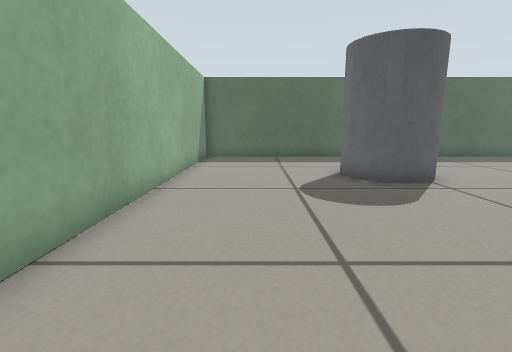
view 1 (above)

14 first-person views from a walk through a robot-simulator world made for Gazebo. The camera is 0.39 m above the floor, tilts 10° down and sees 85° across. The floor is counted in squares, 0.25 m on a side. Each view is taken from the middle of a square. On the plan, view 1 faces up. The plan holds only what a view shows up to about 14 squares ahead; the rest is blank.

view 2
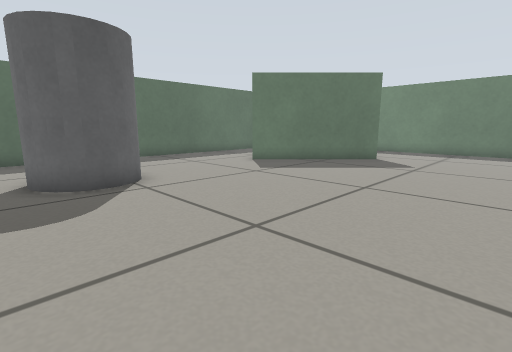

view 3
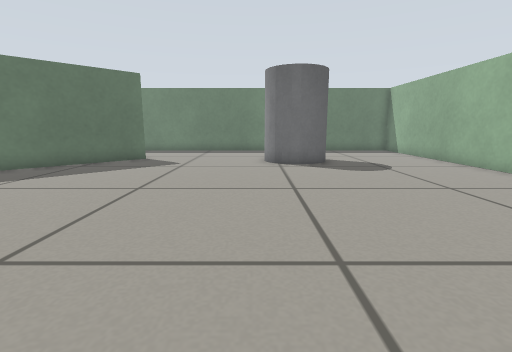

view 4
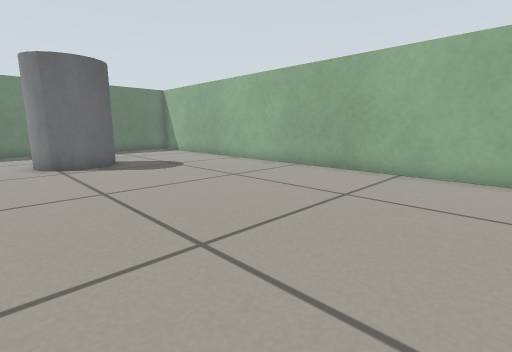

view 5
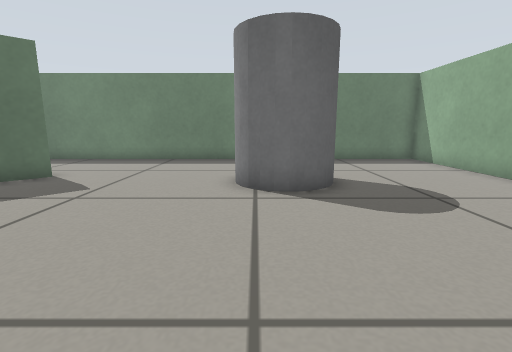

view 6
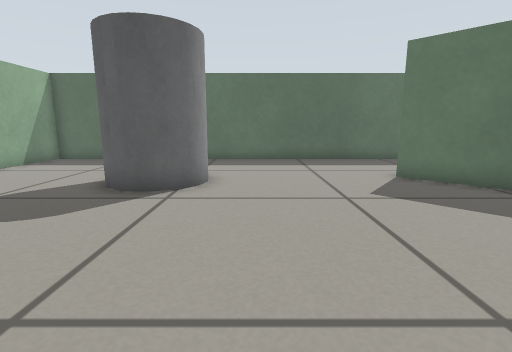

view 7
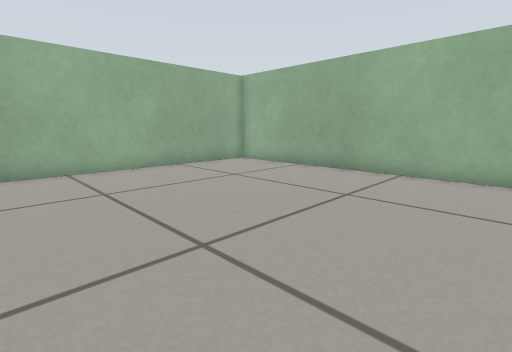

view 8
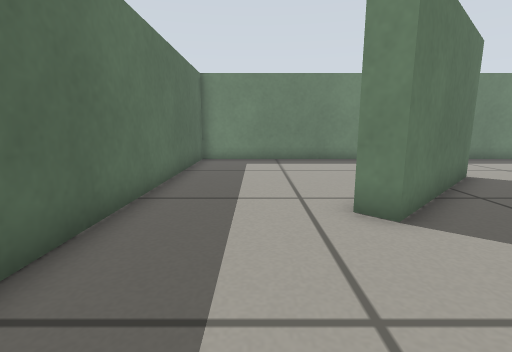

view 9
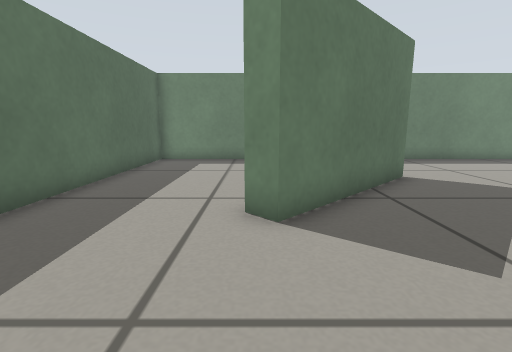

view 10
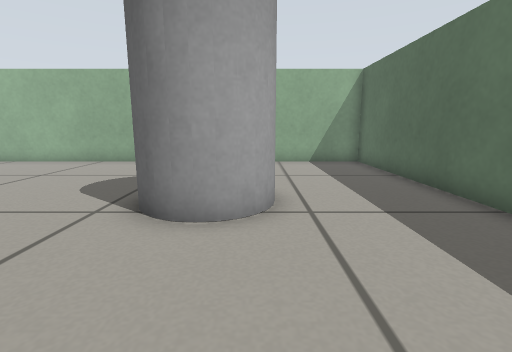

view 11
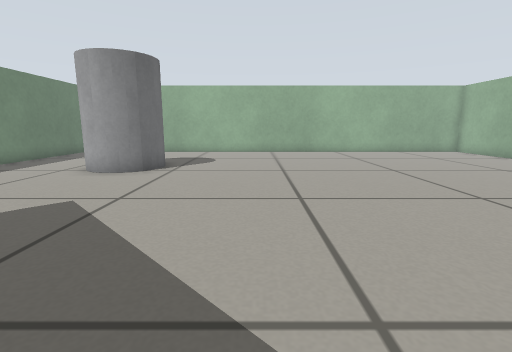

view 12
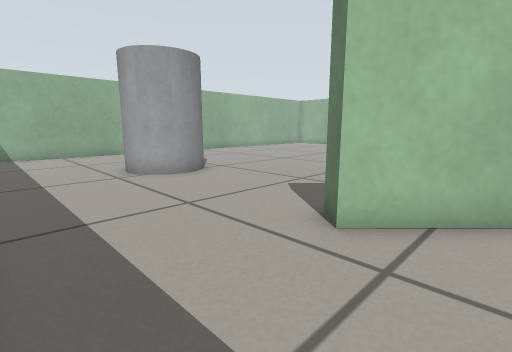

view 13
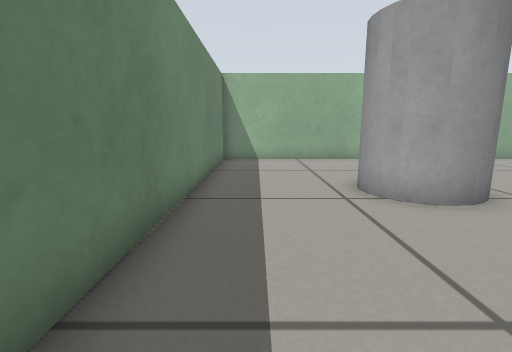

view 14
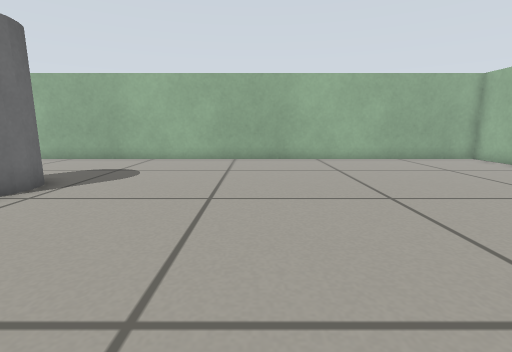

### Floor plan
Points are (right, up) in squares from view 1. A wall is a line through its corners. A room is listed if a view was taken in it or the views show most of it. See-through windows are left out.
Room 1 (views 1, 2, 3, 4, 5, 6, 7, 8, 9, 10, 11, 12, 13, 14)
walls: (14.3, 7.9) (16.2, 6) (15.6, 5.4) (11.4, 9.6) (12, 10.2); (-2.6, -8.6) (20.6, -8.6) (20.6, 14.6) (-2.6, 14.6) (-2.6, -8.6)
objects: pillar (3, 8) to (6, 10); pillar (14, -3) to (16, 0)

Where each view was taken, in squares from view 1:
view 1: 0 up, 0 right, facing up
view 2: 0 up, 2 right, facing up-right
view 3: 0 up, 2 right, facing right
view 4: 1 up, 2 right, facing down-right
view 5: 1 down, 7 right, facing right
view 6: 1 up, 7 right, facing up
view 7: 2 up, 7 right, facing down-left
view 8: 12 up, 7 right, facing right
view 9: 10 up, 7 right, facing right
view 10: 10 up, 10 right, facing left
view 11: 9 up, 10 right, facing down
view 12: 8 up, 20 right, facing down-left
view 13: 5 up, 19 right, facing down
view 14: 5 up, 8 right, facing down
